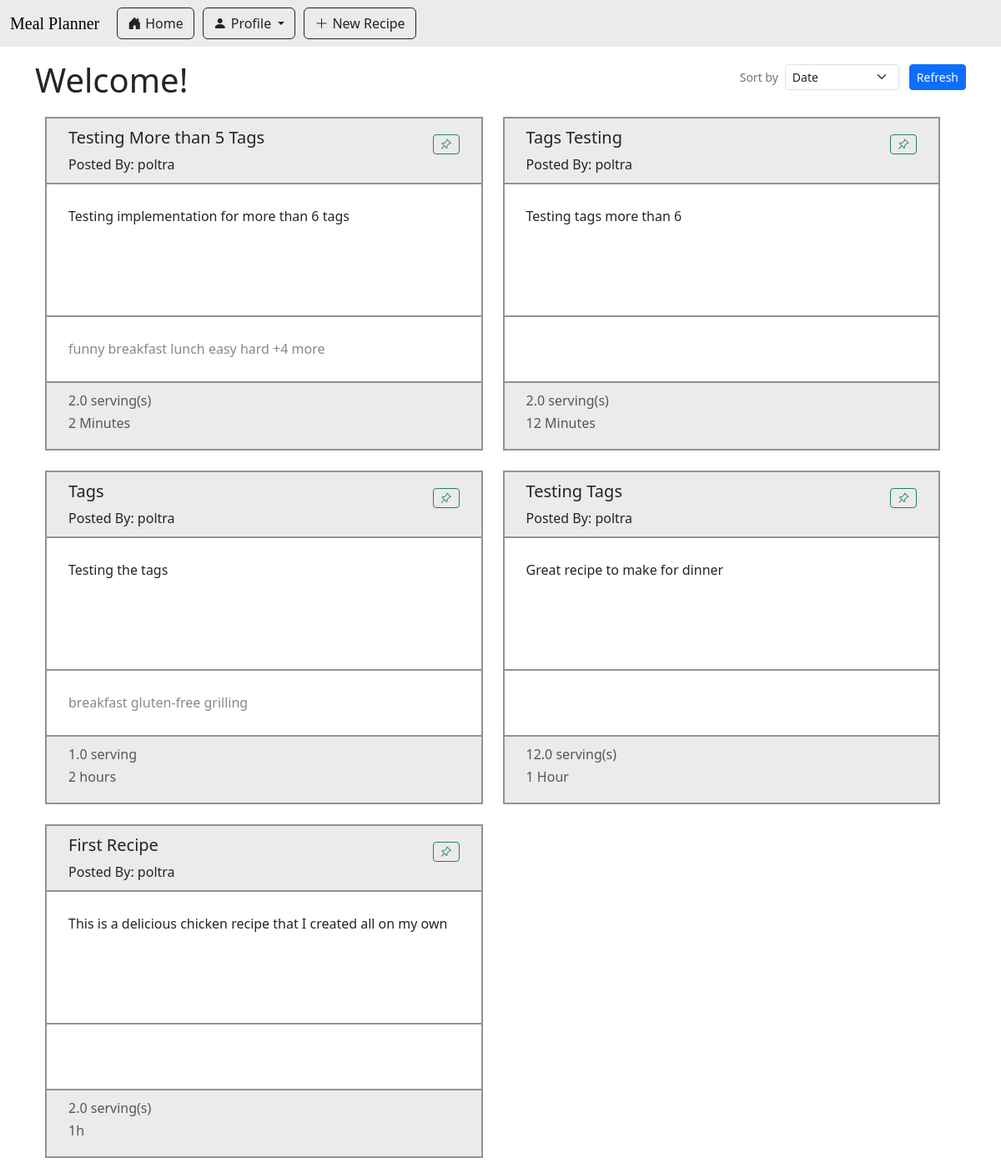
The app's page /index, older data.
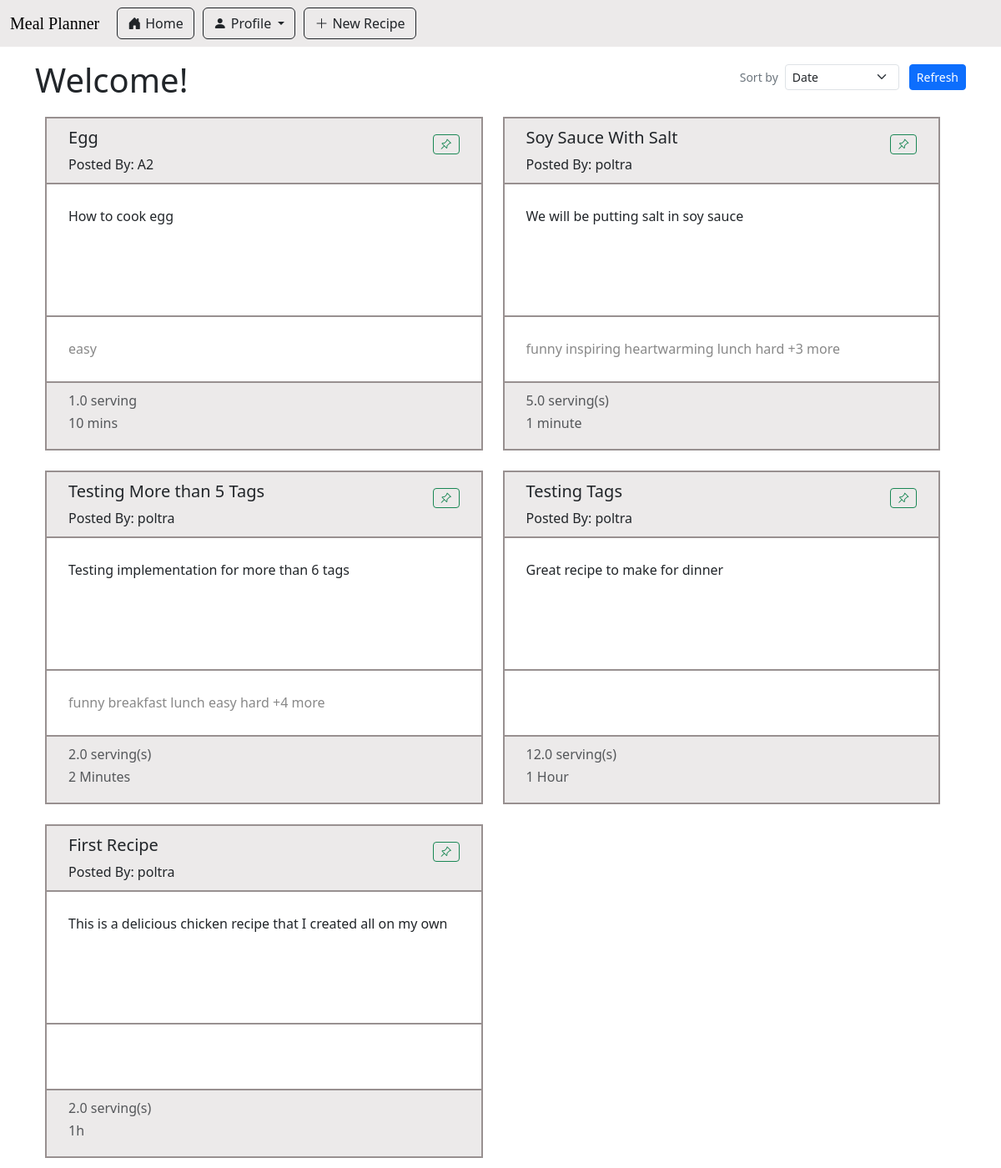
The same page, newer data.
### app/main/models.py (models this page shows, shortened)
class Recipe(db.Model):
    id : sqlo.Mapped[int] = sqlo.mapped_column(primary_key=True)
    title : sqlo.Mapped[str] = sqlo.mapped_column(sqla.String(150), default="")
    description: sqlo.Mapped[str] = sqlo.mapped_column(sqla.String(1500), default="")
    servingSize : sqlo.Mapped[float] = sqlo.mapped_column(sqla.Float, default=0)
    estimatedTime : sqlo.Mapped[str] = sqlo.mapped_column(sqla.String(25), default="")
    steps : sqlo.Mapped[str] = sqlo.mapped_column(sqla.String, default="")
    timestamp : sqlo.Mapped[Optional[datetime]] = sqlo.mapped_column(default = lambda : datetime.now(timezone.utc))
    is_draft : sqlo.Mapped[bool] = sqlo.mapped_column(sqla.Boolean, default=True)
    user_id : sqlo.Mapped[int] = sqlo.mapped_column(sqla.ForeignKey('user.id'))
    writer : sqlo.Mapped['User'] = sqlo.relationship(back_populates='written_recipes')
    tags: sqlo.WriteOnlyMapped['Tag'] = sqlo.relationship(
        secondary=recipe_tags_table,
        primaryjoin=(recipe_tags_table.c.recipe_id == id),
        back_populates='recipes',
        passive_deletes=True)
    recipe_saved_by_users : sqlo.WriteOnlyMapped['User'] = sqlo.relationship(
        secondary=saved_recipes_table,
        primaryjoin=(saved_recipes_table.c.recipe_id == id),
        back_populates='users_saved_recipes',
        passive_deletes=True)
    def get_num_tag(self):
        return len(self.get_tags())
    ingredients_used: sqlo.WriteOnlyMapped['RecipeIngredientUse'] = sqlo.relationship(back_populates='recipe_usecase_recipe', passive_deletes=True)
    def get_tags(self):
        return db.session.scalars(self.tags.select()).all()

class User(db.Model, UserMixin):
    id: sqlo.Mapped[int] = sqlo.mapped_column(primary_key=True)
    first_name: sqlo.Mapped[str] = sqlo.mapped_column(sqla.String(64))
    last_name: sqlo.Mapped[str] = sqlo.mapped_column(sqla.String(64))
    username: sqlo.Mapped[str] = sqlo.mapped_column(sqla.String(64))
    email: sqlo.Mapped[str] = sqlo.mapped_column(sqla.String(120))
    password_hash: sqlo.Mapped[str] = sqlo.mapped_column(sqla.String(256))
    is_certified: sqlo.Mapped[bool] = sqlo.mapped_column(sqla.Boolean, default=False)
    written_recipes: sqlo.WriteOnlyMapped['Recipe'] = sqlo.relationship(back_populates='writer')
    users_saved_recipes : sqlo.WriteOnlyMapped['Recipe'] = sqlo.relationship(
        secondary=saved_recipes_table,
        primaryjoin=(saved_recipes_table.c.user_id == id),
        back_populates='recipe_saved_by_users',
        passive_deletes=True)
    curr_ingredients: sqlo.WriteOnlyMapped['UserIngredientListUse'] = sqlo.relationship(back_populates='userlist_user')

class Tag(db.Model):
    id: sqlo.Mapped[int] = sqlo.mapped_column(primary_key=True)
    name: sqlo.Mapped[str] = sqlo.mapped_column(sqla.String(20))
    recipes: sqlo.WriteOnlyMapped['Recipe'] = sqlo.relationship(
        secondary=recipe_tags_table, primaryjoin=(recipe_tags_table.c.tag_id == id), back_populates='tags')

### app/main/routes.py (the view, shortened to what this page needs)
@bp_main.route('/', methods=['GET'])
@bp_main.route('/index', methods=['GET', 'POST'])
def index():
    empty_form = EmptyForm()
    sort_form = SortForm()
    if request.method == 'GET':
        recipes = sqla.select(Recipe).where(Recipe.is_draft == False).order_by(Recipe.timestamp.desc())
    all_recipes  = db.session.scalars(recipes).all()
    return render_template('index.html', title="", recipes=all_recipes, form=empty_form, sortform = sort_form)

### app/main/forms.py
class EmptyForm(FlaskForm):
    submit = SubmitField('Submit')

class SortForm(FlaskForm):
    sortby = SelectField('Sort by', choices=['Date', "# of likes", "Certified User"])
    refresh = SubmitField('Refresh')

### meal_planner.py (called while the page is built)
@app.before_request
def initDB(*args, **kwargs):
    if app._got_first_request:
        db.create_all()

### app/main/templates/index.html (shortened to what this page needs)
{% extends "base.html" %}
{% import 'bootstrap_wtf.html' as wtf %}
{% block content %}
<div class="d-flex justify-content-between align-items-center">
    <h1 >Welcome!</h1>
    <form method="POST" class="d-flex align-items-center gap-1">
        <div class="d-flex align-items-center">
            <label class="me-2 mb-0 small text-secondary text-nowrap">Sort by</label>
            {{ sortform.sortby(class="form-select form-select-sm", style="width: auto;") }}
        </div>
        {{ sortform.refresh(class="btn btn-primary btn-sm ms-2") }}
    </form>
</div>
    <div class="recipe-card-collection">
        {% for recipe in recipes %}
            <div class="recipe-card">{% include '_recipe.html' %} </div>
        {% endfor %}
    </div>
</div>
{% endblock %}

### app/main/templates/_recipe.html (shortened to what this page needs)
<div class="shine-effect">
    <a class="hidden-link" href="{{ url_for('recipe.view_recipe', recipe_id=recipe.id) }}">
        <div class="recipe-card-header bottom-line">
            <span>
                <h5>{{ recipe.title }}</h5>
                <h7>Posted By: {{ recipe.writer.username }}</h7>
            </span>
            <span class="icon-button">
                <form action="" method="post">
                    <button type="submit" class="btn btn-outline-success btn-sm">
                        <i class="bi bi-pin-angle"></i><span class="button-description">Save</span>
                    </button>
                </form>
            </span>
        </div>
        <div class="recipe-card-content bottom-line">
            <p>{{ recipe.description }}</p>
        </div>
        <div class = "recipe-card-tags bottom-line">
            {% if recipe.get_num_tag() > 6 %}
                {% for tag in recipe.get_tags()[:5] %}
                    {{tag.name}}
                {% endfor %}
                +{{ recipe.get_num_tag()-5 }} more
            {% else %}
                {% for tag in recipe.get_tags() %}
                    {{tag.name}}
                {% endfor %}
            {% endif %}
        </div>
        <div class="recipe-card-footer">
            <span>
                {% if recipe.servingSize > 1 %}
                    <h6 class="text-muted"> {{recipe.servingSize}} serving(s) </h5>
                {% else %}
                    <h6 class="text-muted"> {{recipe.servingSize}} serving </h5>
                {% endif %}
                <h6 class="text-muted"> {{recipe.estimatedTime}} </h5>
            </span>
        </div>
    </a>
</div>

Row changes from the older to the newer data that the page shows:
removed Recipe: title "Tags Testing", writer.username "poltra", description "Testing tags more than 6", servingSize "2.0", estimatedTime "12 Minutes"
removed Recipe: title "Tags", writer.username "poltra", description "Testing the tags", servingSize "1.0", estimatedTime "2 hours", Tag (name "breakfast")
no longer on this page (row unchanged): Tag: name "gluten-free", shown under "Tags"
no longer on this page (row unchanged): Tag: name "grilling", shown under "Tags"
added Recipe: title "Egg", writer.username "A2", description "How to cook egg", servingSize "1.0", estimatedTime "10 mins", Tag (name "easy")
now on this page (row edited): Recipe: title "Soy Sauce With Salt", writer.username "poltra", description "We will be putting salt in soy sauce", recipe "3", servingSize "5.0", estimatedTime "1 minute", Tag (name "funny"), Tag (name "lunch"), Tag (name "hard")
now on this page (row unchanged): Tag: name "inspiring", shown under "Soy Sauce With Salt"
now on this page (row unchanged): Tag: name "heartwarming", shown under "Soy Sauce With Salt"
